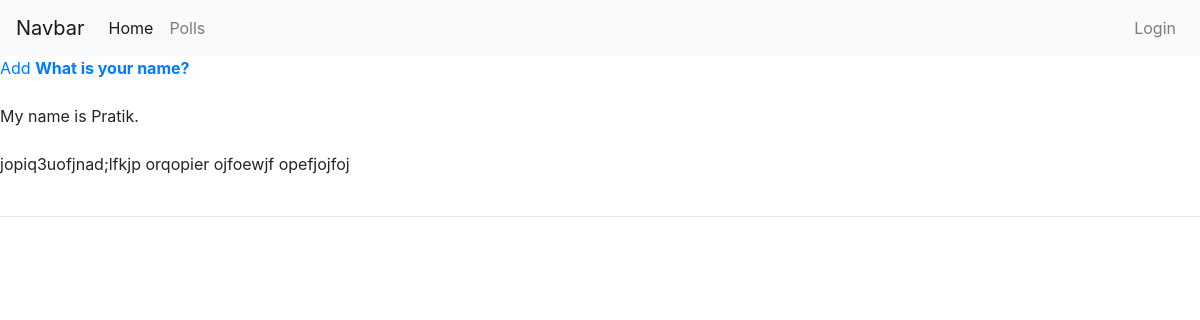
Page /home/ on the earlier database version.
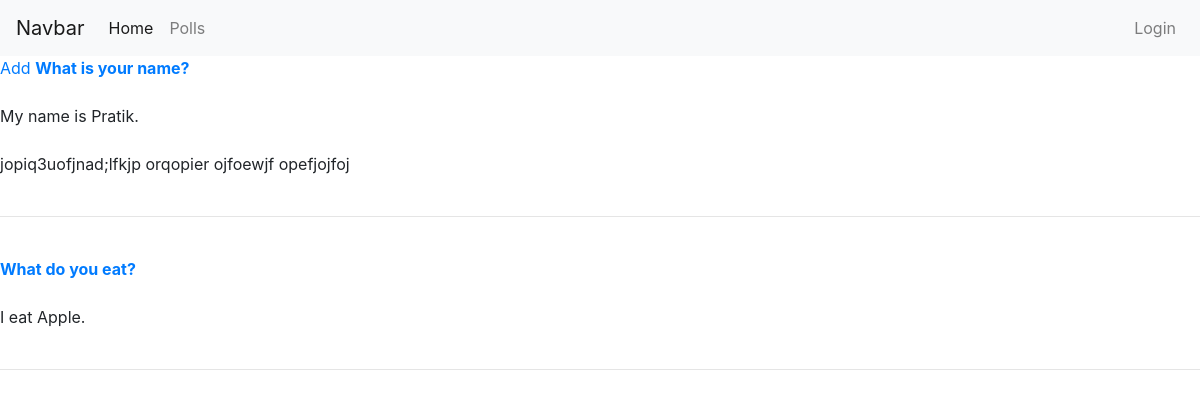
Same page on the later database version.
### home/models.py (models this page shows, shortened)
class Question(models.Model):
	question = models.CharField(max_length = 100)
	date     = models.DateTimeField()
	def __str__(self):
		return self.question

class Answer(models.Model):
	question  = models.ForeignKey(Question, on_delete=models.CASCADE)
	answer    = models.TextField()
	edit_date = models.DateTimeField()

### home/views.py (the view)
# urls.py: path('',views.question_list,name='question_list'),
def question_list(request,id=None):
	question_list = Question.objects.all()
	answer_list   = Answer.objects.all()
	content       = {
		"question_list":question_list,
		"answer_list":answer_list
	}
	return render(request,"home/question_list.html",content)

### home/templates/home/question_list.html
{% extends 'base.html' %}
	{% block content %}
	<a href="{%url 'add_question' %}">Add</a>
	{%for i in question_list%}
		<b><a href="{%url 'question_detail' i.id %}">{{i}}</a></b>
		<br><br>
		{%for j in answer_list%}
			{%if i.id == j.question_id%}
				{{j.answer}}<br><br>
			{%endif%}
		{%endfor%}<hr><br>
	{%endfor%}
{% endblock %}

Differences in the rows shown:
added Question: question "What do you eat?"
added Answer: answer "I eat Apple.", shown under "What do you eat?"
